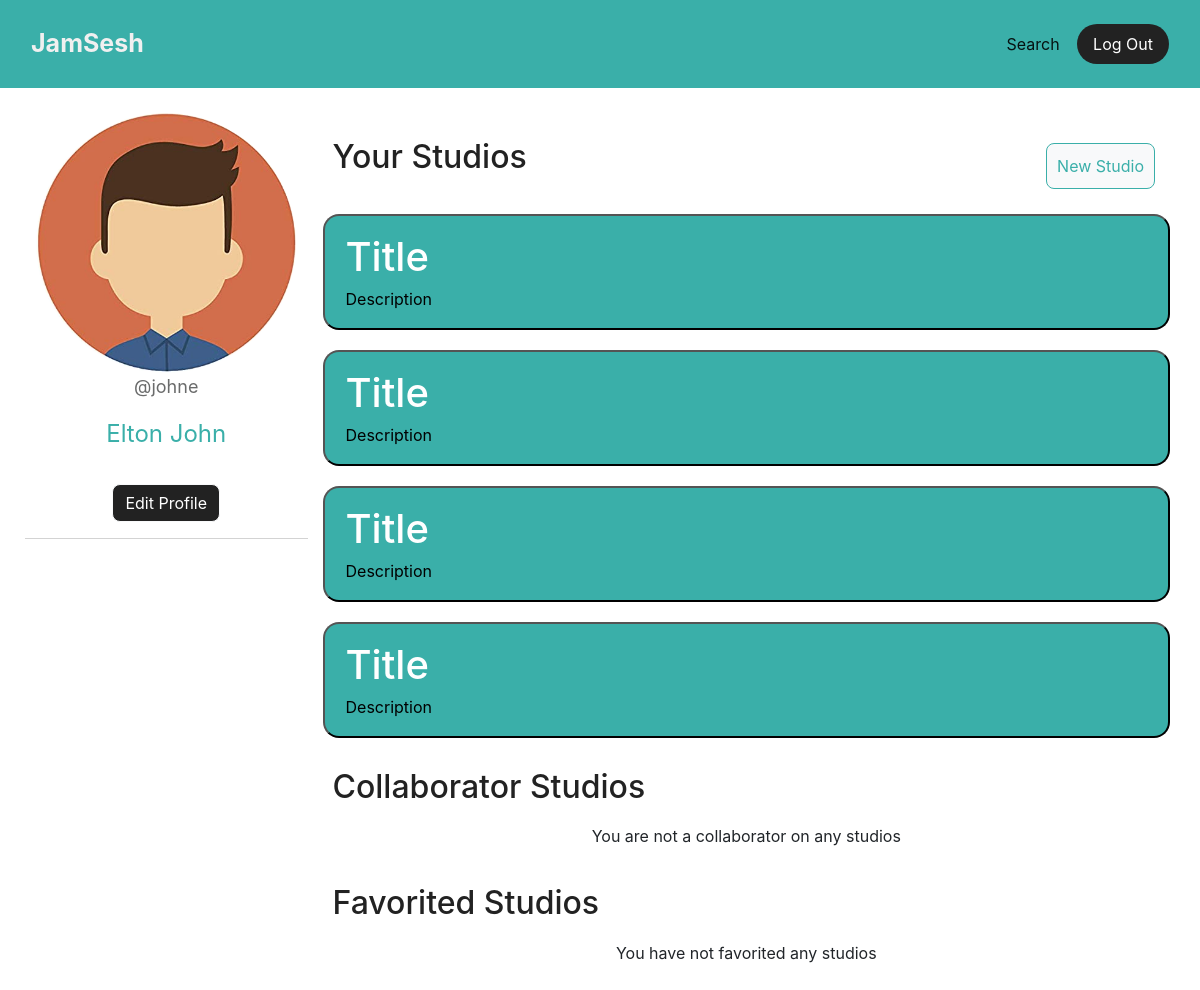
Screenshot of /user-profile.php (signed in) with the database file from the repository.
### tables this page shows
CREATE TABLE `studios` (
  `id` int(11) NOT NULL,
  `owner` varchar(50) DEFAULT NULL,
  `instruments` mediumtext DEFAULT '',
  `title` varchar(50) NOT NULL DEFAULT 'Title',
  `visibility` varchar(10) NOT NULL DEFAULT 'Public',
  `allowFork` varchar(5) NOT NULL DEFAULT 'Yes',
  `description` varchar(2048) NOT NULL DEFAULT 'Description',
  `forks` int(10) NOT NULL DEFAULT 0,
  `isAFork` int(11) DEFAULT NULL
);

### user-profile.php (the view, shortened to what this page needs)
<?php
include 'assets/php/db_conn.php';
function fetchOwnedStudios( $link ) {
  $owned_studios = array();
  $sql = "SELECT id, title, visibility, allowFork, description FROM studios WHERE owner = '" . $_SESSION["email"] . "'";
  $result = $link->query($sql);
  if ($result->num_rows > 0) {
    while ($row = $result->fetch_assoc()) {
      array_push( $owned_studios, [ 'id' => $row['id'],
                                    'title' => $row['title'],
                                    'visibility' => $row['visibility'],
                                    'allowFork' => $row['allowFork'],
                                    'description' => $row['description'] ] );
    }
  }
  return $owned_studios;
}
$_SESSION["users_studios"] = fetchOwnedStudios( $link );
?>
<!DOCTYPE html>
<html lang="en-us">
<head>
  <link rel="stylesheet" href="assets/bootstrap/css/bootstrap.min.css">
  <link rel="stylesheet" href="assets/css/Homepage-Nav.css">
  <link rel="stylesheet" href="assets/css/User-Profile.css">
</head>
<body>
  <nav class="navbar navbar-light navbar-expand-md navigation-clean-button">
    <div class="container"><a class="navbar-brand" href="#">JamSesh</a>
      <div class="collapse navbar-collapse" id="navcol-1">
        <span class="navbar-text actions">
          <a class="btn btn-link" role="button" href="search_button.php">Search</a>
          <a class="btn btn-light action-button" role="button" href="logout.php">Log Out</a>
        </span>
      </div>
    </div>
  </nav>
  <section class="d-xl-flex flex-row pad">
    <div class="d-flex flex-column text-center bio">
      <?php
      echo "<img src='" . $_SESSION["profilePic"] . "' alt='profile picture' class='pic'>";
      echo "<p class='subName'>@" . $_SESSION["username"] . "</p>";
      echo "<p class='name'>" . $_SESSION["displayName"] . "</p>";
      ?>
      <a data-toggle="modal" data-target="#editProfile" class="btn btn-light action-button changePic" role="button">
        Edit Profile
      </a>
      <hr />
      <div class="genreContainer d-flex flex-row">
      </div>
    </div>
    <div class="d-flex flex-column text-center studioSection">
      <div class="studioHeader d-flex flex-row">
        <h2>Your Studios</h2>
        <a data-toggle="modal" data-target="#newStudio" class="btn btn-light action-button addStudio" role="button">New Studio</a>
      </div>
      <?php
      if (@$_SESSION["users_studios"]) {
        foreach ($_SESSION["users_studios"] as $s) {
          echo "<form method='POST' action='user-profile.php'>";
          echo "<button type='submit' name='studio-clicked' value=" . $s["id"] . " class='studio'>";
          echo "<div class='studioTitle text-left'>" . $s["title"] . "</div>";
          echo "<p class='studioDescription text-left'>" . $s["description"] . "</p>";
          echo "</button>";
          echo "</form>";
        }
      } else {
        echo "<p>No Studios Yet</p>";
      }
      echo "<div class='studioHeader d-flex flex-row'>";
      echo "<h2>Collaborator Studios</h2>";
      echo "</div>";
      if (@$_SESSION["users_collab_studios"]) {
        foreach ($_SESSION["users_collab_studios"] as $s) {
          echo "<form method='POST' action='user-profile.php'>";
          echo "<button type='submit' name='studio-clicked' value=" . $s["id"] . " class='studio'>";
          echo "<div class='studioTitle text-left'>@" . $s["owner"] . "/" . $s["title"] . "</div>";
          echo "<p class='studioDescription text-left'>" . $s["description"] . "</p>";
          echo "</button>";
          echo "</form>";
        }
      } else {
        echo "<p>You are not a collaborator on any studios</p>";
      }
      echo "<div class='studioHeader d-flex flex-row'>";
      echo "<h2>Favorited Studios</h2>";
      echo "</div>";
      if (@$_SESSION["favorited-studios"]) {
        foreach ($_SESSION["users_collab_studios"] as $s) {
          echo "<form method='POST' action='user-profile.php'>";
          echo "<button type='submit' name='studio-clicked' value=" . $s["id"] . " class='studio'>";
          echo "<div class='studioTitle text-left'>@" . $s["owner"] . "/" . $s["title"] . "</div>";
          echo "<p class='studioDescription text-left'>" . $s["description"] . "</p>";
          echo "</button>";
          echo "</form>";
        }
      } else {
        echo "<p>You have not favorited any studios</p>";
      }
      ?>
    </div>
  </section>
</body>
</html>

### assets/css/Homepage-Nav.css (style rules this page uses)
.navigation-clean-button { padding-top: 1rem; padding-bottom: 1rem; background: rgb(58,175,169); }
.navigation-clean-button .navbar-brand { font-weight: bold; color: #f0f0f0; font-size: 25px; }
.navigation-clean-button .navbar-text .action-button, .navigation-clean-button .navbar-text .action-button:active { border-radius: 20px; color: #fff; border: none; padding: .5rem 1rem; background: #222222; }
.navbar .container { max-width: 100%; }

### assets/css/User-Profile.css (style rules this page uses)
.bio { flex: 1 1; justify-content: left; padding: 5px; }
.pic { align-self: center; border-radius: 50%; width: 260px; height: 260px; }
.name { flex-basis: auto; color: rgb(58,175,169); font-size: x-large; }
.subName { flex-basis: auto; color: rgb(106, 107, 107); font-size: large; }
.changePic { align-self: center; background: #222222; flex-basis: auto; border-radius: 8px; color: rgb(255,255,255); }
hr { border-top: 0.5px solid lightgrey; margin-left: 0; margin-right: 0; margin-bottom: 0; height: 0px; padding: 10px; }
.studioSection { flex: 3 0; align-items: stretch; padding: 10px; }
.studioHeader { color: rgb(34,34,34); font-weight: bold; margin-top: 10px; padding: 10px; justify-content: space-between; }
.addStudio { margin: 5px; border: 1px solid #3aafa9; flex-basis: auto; color: #3aafa9; border-radius: 8px; padding: 10px; }
.pad { padding: 20px; justify-content: space-around; }
.studio { justify-content: start; margin-top: 10px; margin-bottom: 10px; flex: 1 0; background: #3aafa9; border-radius: 16px; color: rgb(255,255,255); width: 100%; }
.studioTitle { font-size: 40px; font-weight: 500; padding-left: 15px; padding-top: 10px; }
.studioDescription { padding-left: 15px; color: black; }
.genreContainer { flex-wrap: wrap; padding: 5px; }

### rows the page displays
studios: $s["id"] 40 (drawn), title "Title", description "Description"
studios: $s["id"] 41 (drawn), title "Title", description "Description"
studios: $s["id"] 42 (drawn), title "Title", description "Description"
studios: $s["id"] 43 (drawn), title "Title", description "Description"

### other values shown
$_SESSION["username"] "johne"
$_SESSION["displayName"] "Elton John"
